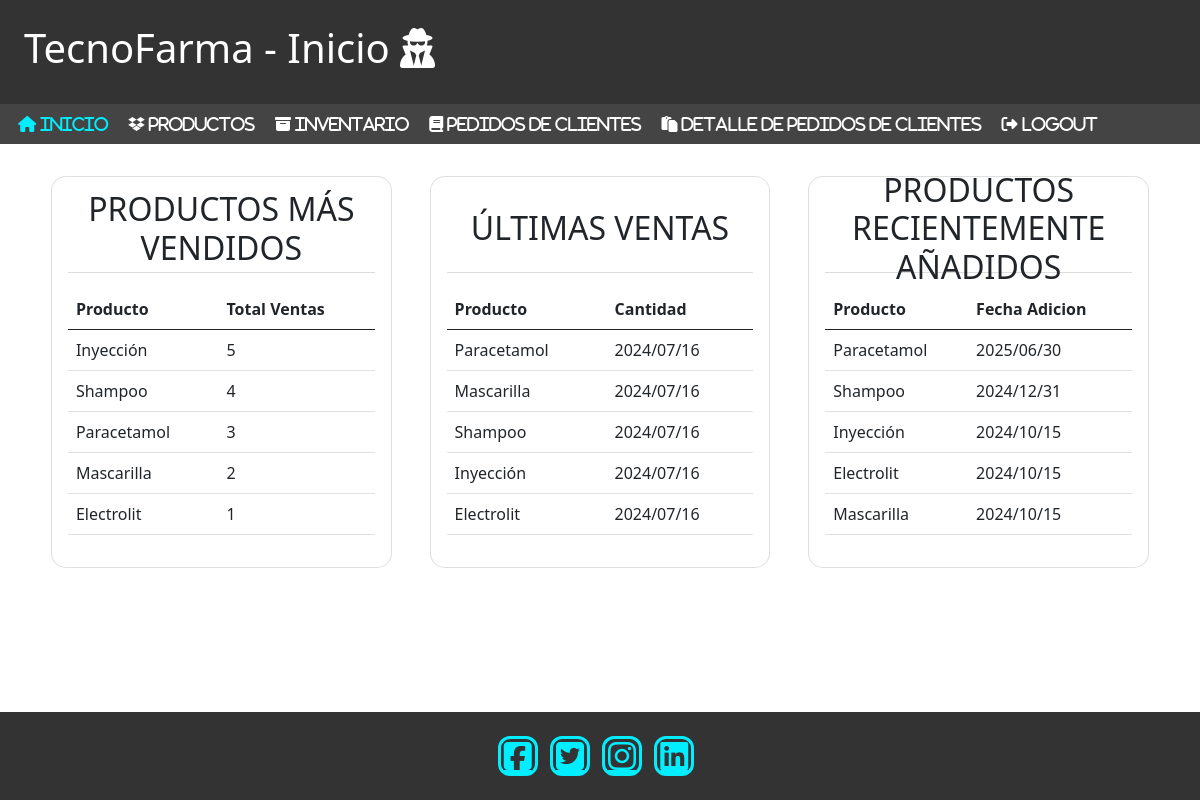
/Proyecto/homeAdmin.php (signed in), run on the app's committed database.
### tables this page shows
CREATE TABLE Detalle_Pedido (
    Id_detalle INT AUTO_INCREMENT PRIMARY KEY,
    Id_pedido INT,
    Id_producto INT,
    Cantidad INT NOT NULL,
    Tipo_envio VARCHAR(15) NOT NULL,
    Total DECIMAL(10, 2) NOT NULL,
    CONSTRAINT FK_Detalle_Pedido_Pedido FOREIGN KEY (Id_pedido) REFERENCES Pedido(Id_pedido),
    CONSTRAINT FK_Detalle_Pedido_Producto FOREIGN KEY (Id_producto) REFERENCES Producto(Id_producto)
);

CREATE TABLE Producto (
    Id_producto INT AUTO_INCREMENT PRIMARY KEY,
    Nombre_producto VARCHAR(15) NOT NULL,
    Descripcion VARCHAR(30),
    Precio DECIMAL(10, 2) NOT NULL,
    Fecha_expiracion DATE,
    Id_categoria INT,
    CONSTRAINT FK_Producto_Categoria FOREIGN KEY (Id_categoria) REFERENCES Categoria(Id_categoria)
);

### Proyecto/PHP/dbDashBoardAnalytics.php (called while the page is built, shortened)
<?php
include('Conexion/conn.php');
$sqlProductosVendidos = "SELECT p.Nombre_producto AS nombre_producto, SUM(dp.Cantidad) AS unidades
                        FROM Detalle_Pedido dp
                        INNER JOIN Producto p ON dp.Id_producto = p.Id_producto
                        GROUP BY p.Nombre_producto
                        ORDER BY unidades DESC LIMIT 5";
$resultProductosVendidos = $conn->query($sqlProductosVendidos);
$sqlUltimasVentas = "SELECT p.Nombre_producto AS nombre_producto, dp.Cantidad AS unidades,
                            DATE_FORMAT(ped.Fecha_pedido, '%Y/%m/%d') AS fecha
                    FROM Detalle_Pedido dp
                    INNER JOIN Producto p ON dp.Id_producto = p.Id_producto
                    INNER JOIN Pedido ped ON dp.Id_pedido = ped.Id_pedido
                    ORDER BY ped.Fecha_pedido DESC LIMIT 5";
$resultUltimasVentas = $conn->query($sqlUltimasVentas);
$sqlProductosRecientes = "SELECT Nombre_producto AS nombre,
                                DATE_FORMAT(Fecha_expiracion, '%Y/%m/%d') AS fecha_adicion
                        FROM Producto
                        ORDER BY Fecha_expiracion DESC
                        LIMIT 5";
$resultProductosRecientes = $conn->query($sqlProductosRecientes);
?>

### Proyecto/homeAdmin.php (the view, shortened to what this page needs)
<!DOCTYPE html>
<html lang="en">
<head>
    <link rel="stylesheet" href="CSS/Styles.css">
    <link rel="stylesheet" href="CSS/scrollBar.css">
    <link href="https://cdn.jsdelivr.net/npm/bootstrap@5.0.2/dist/css/bootstrap.min.css" rel="stylesheet">
</head>
<body>
    <header class="header">
        <h1>TecnoFarma - Inicio <i class="fa fa-user-secret"></i> </h1>
    </header>
    <nav class="navbar">
        <ul>
            <li><a href="homeAdmin.php" class="active fa fa-home"> Inicio</a></li>
            <li><a href="PagesAdmin/ProductosAdmin.php" class="fa fa-dropbox"> Productos</a></li>
            <li><a href="PagesAdmin/InventarioAdmin.php" class="fa fa-archive"> Inventario</a></li>
            <li><a href="PagesAdmin/PedidosAdmin.php" class="fa fa-book"> Pedidos de Clientes</a></li>
            <li><a href="PagesAdmin/Detalle_pedidoAdmin.php" class="fa fa-clipboard"> Detalle de Pedidos de Clientes</a></li>
            <li><a href="/ProyectoIngSWIII/Proyecto/PHP/logout.php" class="fa fa-sign-out"> Logout</a></li>
        </ul>
    </nav>
    <main>
        <section id="product-sales" class="card">
            <h2>PRODUCTOS MÁS VENDIDOS</h2>
            <table class="table table-hover">
                <thead>
                    <tr>
                        <th>Producto</th>
                        <th>Total Ventas</th>
                    </tr>
                </thead>
                <tbody>
                    <?php
                    include('PHP/dbDashBoardAnalytics.php');
                    while ($row = $resultProductosVendidos->fetch_assoc()) {
                        echo "<tr><td>" . $row["nombre_producto"] . "</td><td>" . $row["unidades"] . "</td></tr>";
                    }
                    ?>
                </tbody>
            </table>
        </section>
        <section id="recent-sales" class="card">
            <h2>ÚLTIMAS VENTAS</h2>
            <table class="table table-hover">
                <thead>
                    <tr>
                        <th>Producto</th>
                        <th>Cantidad</th>
                    </tr>
                </thead>
                <tbody>
                    <?php
                    include('PHP/dbDashBoardAnalytics.php');
                    while ($row = $resultUltimasVentas->fetch_assoc()) {
                        echo "<tr><td>" . $row["nombre_producto"] . "</td><td>" . $row["fecha"] . "</td></tr>";
                    }
                    ?>
                </tbody>
            </table>
        </section>
        <section id="recent-products" class="card">
            <h2>PRODUCTOS RECIENTEMENTE AÑADIDOS</h2>
            <table class="table table-hover">
                <thead>
                    <tr>
                        <th>Producto</th>
                        <th>Fecha Adicion</th>
                    </tr>
                </thead>
                <tbody>
                    <?php
                    include('PHP/dbDashBoardAnalytics.php');
                    while ($row = $resultProductosRecientes->fetch_assoc()) {
                        echo "<tr><td>" . $row["nombre"] . "</td><td>" . $row["fecha_adicion"] . "</td></tr>";
                    }
                    ?>
                </tbody>
            </table>
        </section>
    </main>
    <br></br>
    <footer>
        <div class="social-media">
            <a href="#"> <i class="fa fa-facebook-square" aria-hidden="false"></i> </a>
            <a href="#"> <i class="fa fa-twitter-square" aria-hidden="false"></i> </a>
            <a href="#"> <i class="fa fa-instagram" aria-hidden="false"></i> </a>
            <a href="#"> <i class="fa fa-linkedin-square" aria-hidden="false"></i> </a>
        </div>
    </footer>
</body>
</html>

### Proyecto/CSS/styles.css (style rules this page uses)
:root { --bg-color: #333; --second-bg-color: #444; --text-color: #fff; --main-color: #0ef; }
body { font-family: Arial, sans-serif; margin: 0; padding: 0; scroll-behavior: smooth; }
header { background-color: var(--bg-color); color: white; padding: 1.5rem; }
.navbar { background-color: var(--second-bg-color); padding: 0.7rem; text-size-adjust: 95; }
.navbar ul { list-style-type: none; margin: 0; padding: 0; margin-left: 7px; }
.navbar ul li { display: inline; margin-right: 1rem; }
.navbar ul li a { color: white; text-decoration: none; }
.navbar a:hover, .navbar a.active { color: var(--main-color); }
main { display: flex; justify-content: space-around; padding: 2rem; margin-bottom: 60px; overflow: auto; }
section { border: 1px solid #ddd; padding: 1rem; width: 30%; }
section h2 { border-bottom: 1px solid #ddd; margin-bottom: 1rem; padding-bottom: 0.5rem; }
table { border-collapse: collapse; width: 100%; }
th, td { border: 1px solid #ddd; padding: 0.5rem; text-align: left; }
th { background-color: #ddd; }
footer { position: fixed; bottom: 0; width: 100%; background-color: #333; color: white; padding: 1rem; text-align: center; }
.social-media a { display: inline-flex; justify-content: center; align-items: center; width: 2.5rem; height: 2.5rem; background: transparent; border: .2rem solid var(--main-color); border-radius: 30%; font-size: 2rem; color: var(--main-color); margin: 0.5rem 0.5rem 0.5rem 0; }

### Proyecto/CSS/scrollBar.css (style rules this page uses)
body { --sb-track-color: #232E33; --sb-thumb-color: #37C9DE; --sb-size: 13px; }

### Proyecto/homeAdmin.php (style rules this page uses)
main h2 { text-align: center; height: 80px; display: flex; align-items: center; justify-content: center; }
.card { border-radius: 15px; overflow-y: auto; }

### data on the page
detalle_pedido: Id_producto.Nombre_producto "Paracetamol", fecha "2024/07/16"
detalle_pedido: Id_producto.Nombre_producto "Mascarilla", fecha "2024/07/16"
detalle_pedido: Id_producto.Nombre_producto "Shampoo", fecha "2024/07/16"
detalle_pedido: Id_producto.Nombre_producto "Inyección", fecha "2024/07/16"
detalle_pedido: Id_producto.Nombre_producto "Electrolit", fecha "2024/07/16"
producto: Nombre_producto "Paracetamol", fecha_adicion "2025/06/30"
producto: Nombre_producto "Shampoo", fecha_adicion "2024/12/31"
producto: Nombre_producto "Inyección", fecha_adicion "2024/10/15"
producto: Nombre_producto "Electrolit", fecha_adicion "2024/10/15"
producto: Nombre_producto "Mascarilla", fecha_adicion "2024/10/15"

### other printed values
$row["nombre_producto"] "Inyección"
$row["unidades"] "5"
$row["nombre_producto"] "Shampoo"
$row["unidades"] "4"
$row["nombre_producto"] "Paracetamol"
$row["unidades"] "3"
$row["nombre_producto"] "Mascarilla"
$row["unidades"] "2"
$row["nombre_producto"] "Electrolit"
$row["unidades"] "1"
